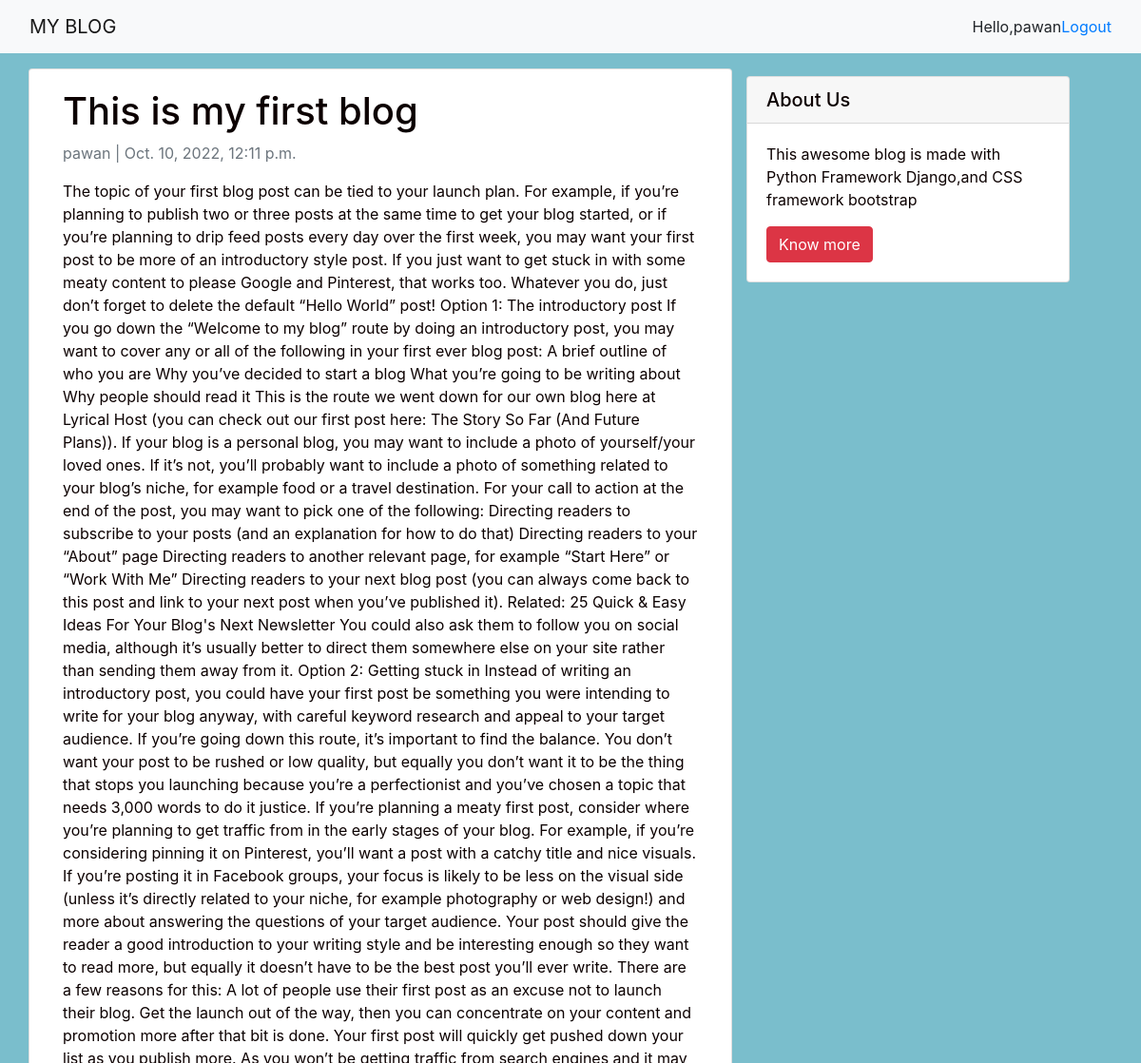
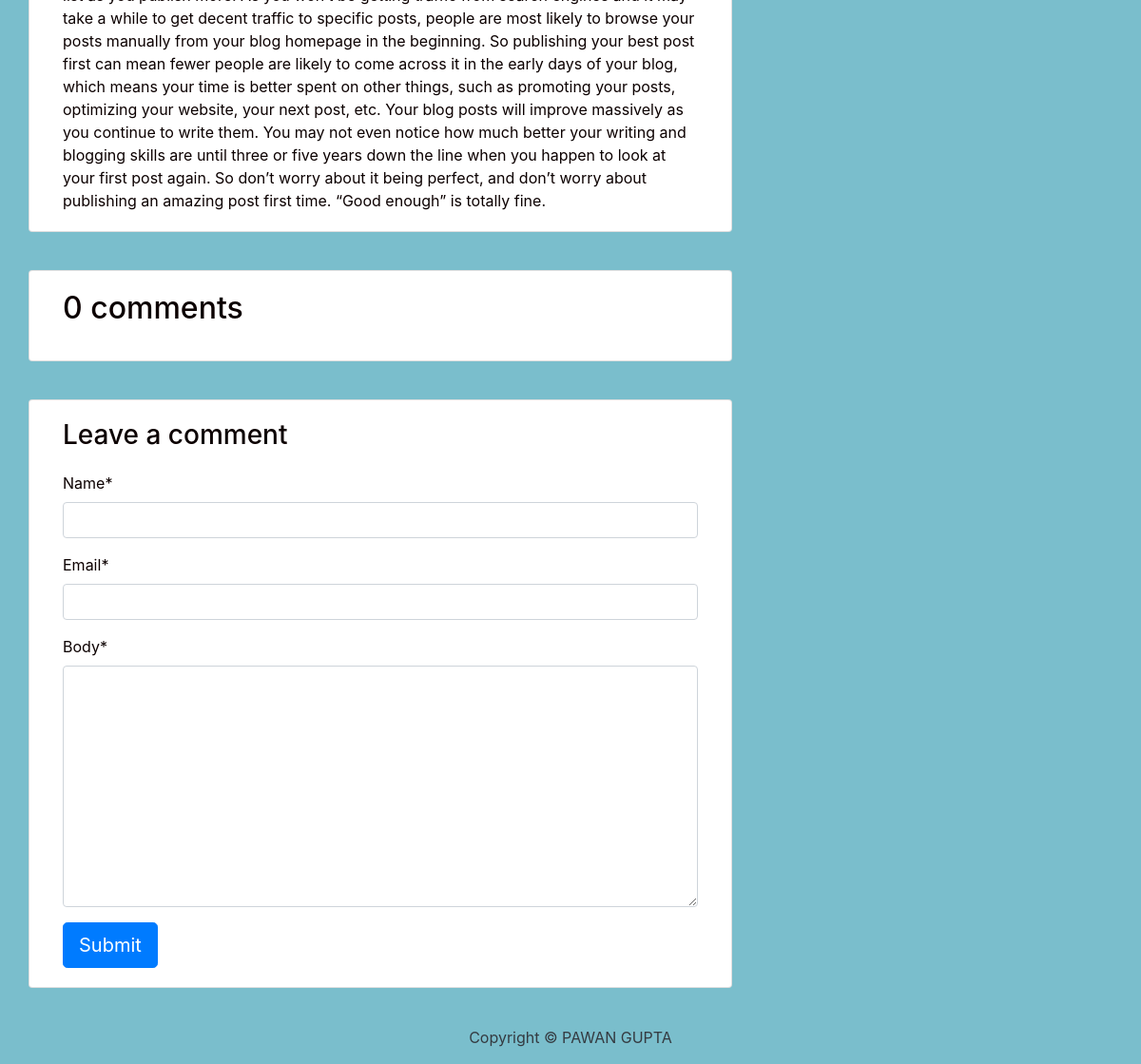
Screenshot of /this-is-my-first-post/ (signed in) with the database file from the repository (2 pictures, top to bottom).
### blog/models.py (models this page shows, shortened)
class Post(models.Model):
    title = models.CharField(max_length=200, unique=True)
    slug = models.SlugField(max_length=200, unique=True)
    author = models.ForeignKey(
        User, on_delete=models.CASCADE, related_name="blog_posts"
    )
    updated_on = models.DateTimeField(auto_now=True)
    content = models.TextField()
    created_on = models.DateTimeField(auto_now_add=True)
    status = models.IntegerField(choices=STATUS, default=0)
    class Meta:
        ordering = ["-created_on"]

### blog/views.py (the view)
# urls.py: path('<slug:slug>/', views.post_detail, name='post_detail'),
@login_required(login_url='login')
def post_detail(request, slug):
    template_name = 'post_detail.html'
    post = get_object_or_404(Post, slug=slug)
    comments = post.comments.filter(active=True)
    new_comment = None
    if request.method == 'POST':
        comment_form = CommentForm(data=request.POST)
        if comment_form.is_valid():
            new_comment = comment_form.save(commit=False)
            new_comment.post = post
            new_comment.save()
    else:
        comment_form = CommentForm()
    return render(request, template_name, {'post': post,
                                           'comments': comments,
                                           'new_comment': new_comment,
                                           'comment_form': comment_form})

### blog/forms.py
class CommentForm(forms.ModelForm):
    class Meta:
        model = Comment
        fields = ('name', 'email', 'body')

### blog/templates/post_detail.html (shortened to what this page needs)
{% extends 'base.html' %} {% block content %}
{% load crispy_forms_tags %}
<div class="container">
    <div class="row">
        <div class="col-md-8 card mb-4  mt-3 left  top">
            <div class="card-body">
                <h1>{% block title %} {{ post.title }} {% endblock title %}</h1>
                <p class=" text-muted">{{ post.author }} | {{ post.created_on }}</p>
                <p class="card-text ">{{ post.content | safe }}</p>
            </div>
        </div>
        {% block sidebar %} {% include 'sidebar.html' %} {% endblock sidebar %}
        <div class="col-md-8 card mb-4  mt-3 ">
            <div class="card-body">
                {% with comments.count as total_comments %}
                <h2>{{ total_comments }} comments</h2>
                    {% endwith %}
            </div>
        </div>
        <div class="col-md-8 card mb-4  mt-3 ">
            <div class="card-body">
                {% if new_comment %}
                <div class="alert alert-success" role="alert">
                    Your comment is awaiting moderation
                </div>
                {% else %}
                <h3>Leave a comment</h3>
                <form method="post" style="margin-top: 1.3em;">
                    {{ comment_form | crispy }}
                    <button type="submit" class="btn btn-primary  btn-lg">Submit</button>
                </form>
                {% endif %}
            </div>
        </div>
    </div>
</div>
{% endblock content %}

### blog/templates/base.html (shortened to what this page needs)
{% load static %}
<!DOCTYPE html>
<html>
<head>
    <link rel="stylesheet" href="https://maxcdn.bootstrapcdn.com/bootstrap/4.0.0/css/bootstrap.min.css"
 />
</head>
<body>
    <nav class="navbar navbar-expand-lg navbar-light bg-light shadow" id="mainNav">
        <div class="container-fluid">
            <a class="navbar-brand" href="{% url 'home' %}">MY BLOG</a>
            <div class="collapse navbar-collapse" id="navbarResponsive">
                <ul class="navbar-nav ml-auto">
                    <span id="hello-msg">Hello,{{request.user}}</span>
                    <span><a href="{%url 'logout'%}">Logout</a></span>
                </ul>
            </div>
        </div>
    </nav>
    {% block content %}{% endblock content %}
    <footer class=" py-3 bg-grey">
        <p class="m-0 text-dark text-center ">Copyright &copy; PAWAN GUPTA</p>
    </footer>
</body>
</html>

### blog/templates/base.html (style rules this page uses)
body, html { margin: 0; padding: 0; height: 100%; background: #7abecc !important; }
.row { width: 100%; color: rgb(12, 1, 1) !important; }

### rows the page displays
Post: title "This is my first blog", author "pawan", created_on "Oct. 10, 2022, 12:11 p.m.", content "The topic of your first blog post can be tied to your launch plan. For example, if you’re planning to publish two or three posts at the same time to get your blog started, or if you’re planning to drip feed posts every day over the first week, you may want your first post to be more of an introductory style post. If you just want to get stuck in with some meaty content to please Google and Pinterest, that works too. Whatever you do, just don’t forget to delete the default “Hello World” post! Option 1: The introductory post If you go down the “Welcome to my blog” route by doing an introductory post, you may want to cover any or all of the following in your first ever blog post: A brief…"

### other values shown
{{ request.user }} "pawan"
{{ total_comments }} "0"
